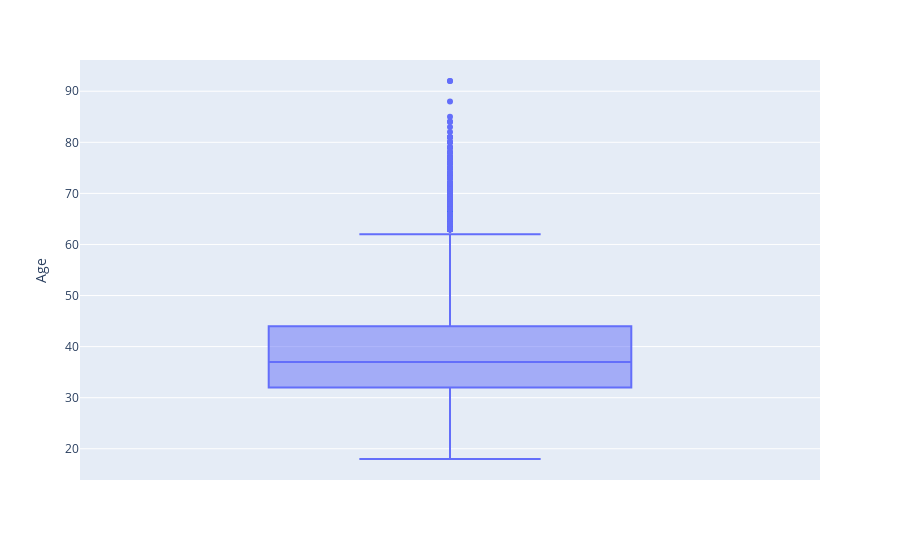

Here is the notebook cell this chart was saved with:
### Code cell
fig1 = px.box(data, y='Age')
fig1.show()

### Figure 1 — Plotly figure (JSON) as saved in the notebook; plotly's stock layout.template omitted (floating-point values rounded to 4 significant figures; data arrays with more than 128 entries replaced by an {"elided": "..."} marker saying what was removed)
{"data": [{"alignmentgroup": "True", "hovertemplate": "Age=%{y}<extra></extra>", "legendgroup": "", "marker": {"color": "#636efa"}, "name": "", "notched": false, "offsetgroup": "", "orientation": "v", "showlegend": false, "type": "box", "x0": " ", "xaxis": "x", "y": {"elided": "10000 int values"}, "y0": " ", "yaxis": "y"}], "layout": {"boxmode": "group", "legend": {"tracegroupgap": 0}, "margin": {"t": 60}, "xaxis": {"anchor": "y", "domain": [0, 1]}, "yaxis": {"anchor": "x", "domain": [0, 1], "title": {"text": "Age"}}}}
